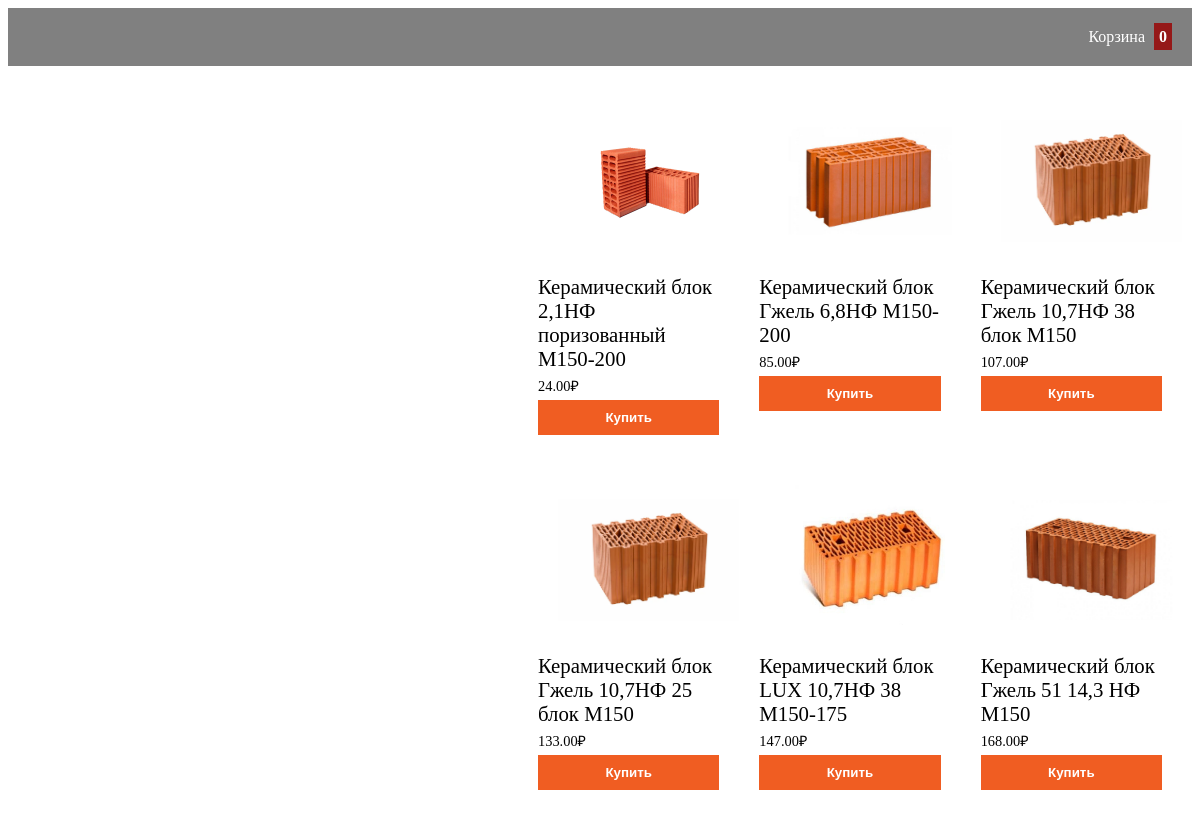
Page /magaz/4a-shop.php on the committed database.
### tables this page shows
CREATE TABLE `products` (
  `pid` bigint(20) NOT NULL,
  `name` varchar(255) NOT NULL,
  `image` varchar(255) NOT NULL,
  `price` decimal(10,2) NOT NULL
);

### magaz/2-lib-cart.php (called while the page is built, shortened)
<?php
class Cart {
  private $pdo = null;
  private $stmt = null;
  function __construct() {
    $this->pdo = new PDO(
      "mysql:host=".DB_HOST.";dbname=".DB_NAME.";charset=".DB_CHARSET,
      DB_USER, DB_PASSWORD, [
      PDO::ATTR_ERRMODE => PDO::ERRMODE_EXCEPTION,
      PDO::ATTR_DEFAULT_FETCH_MODE => PDO::FETCH_ASSOC
    ]);
  }
  function exec ($sql, $data=null) {
    $this->stmt = $this->pdo->prepare($sql);
    $this->stmt->execute($data);
  }
  function getProducts ($cart=false) {
    $sql = "SELECT * FROM `products`";
    $data = null;
    $this->exec($sql, $data);
    unset($sql); $data = [];
    while ($r = $this->stmt->fetch()) { $data[$r["pid"]] = $r; }
    return count($data)!=0 ? $data : null ;
  }
}
$_CART = new Cart();

### magaz/4a-shop.php (the view, shortened to what this page needs)
 <!DOCTYPE html>
<html>
  <head>
    <link rel="stylesheet" href="4a-shop.css">
  </head>
  <body>
    <div id="wrap">
      <div id="head">
        <div id="iCart" onclick="cart.show()">
          Корзина <span id="cCart">0</span>
        </div>
      </div>
      <div id="products"><?php
        require "2-lib-cart.php";
        $products = $_CART->getProducts();
        foreach ($products as $i=>$p) { ?>
        <div class="pCell">
          <img class="pImg" src="images/<?=$p["image"]?>">
          <div class="pName"><?=$p["name"]?></div>
          <div class="pPrice"><?=$p["price"]?>₽</div>
          <input class="pAdd button" type="button" value="Купить" onclick="cart.add(<?=$i?>)">
        </div>
        <?php } ?>
      </div>
    </div>
  </body>
</html>

### magaz/css/4a-shop.css (style rules this page uses)
.button { padding: 10px; border: 0; font-weight: 700; color: #fff; background: #f05d22; cursor: pointer; }
#wrap { position: relative; }
#head { display: flex; flex-direction: row-reverse; align-items: center; padding: 20px 10px; font-size: 16px; color: #fff; background: grey; }
#iDummy, #iCart { margin: 0 10px; cursor: pointer; }
#cCart { font-weight: 700; padding: 5px; margin-left: 5px; background: #951818; }
#products { display: grid; grid-template-columns: repeat(3, 1fr); grid-gap: 20px; padding: 20px; max-width: 1000px; margin-left: 500px; }
.pCell { padding: 10px; background: #fff; }
.pImg { width: 100%; height: 150px; padding: 10px 20px; object-fit: contain; }
.pName, .pPrice { margin: 5px 0; }
.pName { font-size: 1.3rem; }
.pPrice { font-size: 0.9rem; color: #000000; }
.pAdd { width: 100%; }

### rows in the picture
products: image (picture), name "Керамический блок 2,1НФ поризованный М150-200", price "24.00"
products: image (picture), name "Керамический блок Гжель 6,8НФ М150-200", price "85.00"
products: image (picture), name "Керамический блок Гжель 10,7НФ 38 блок М150", price "107.00"
products: image (picture), name "Керамический блок Гжель 10,7НФ 25 блок М150", price "133.00"
products: image (picture), name "Керамический блок LUX 10,7НФ 38 М150-175", price "147.00"
products: image (picture), name "Керамический блок Гжель 51 14,3 НФ М150", price "168.00"
